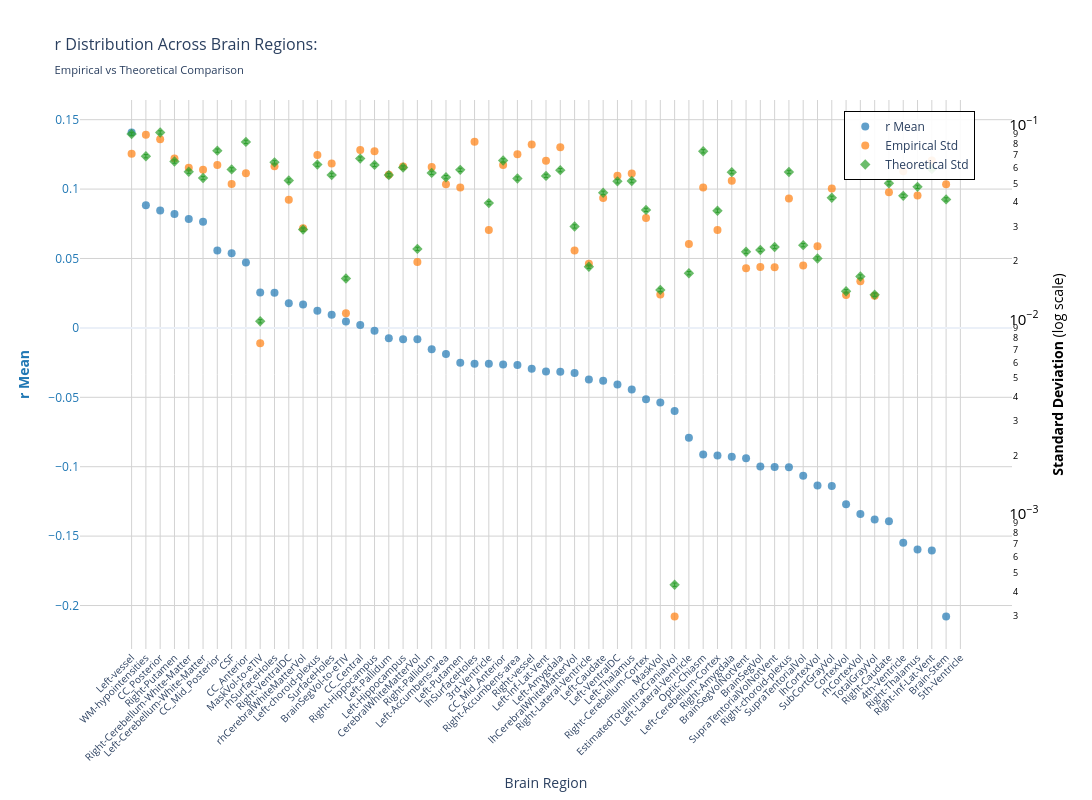
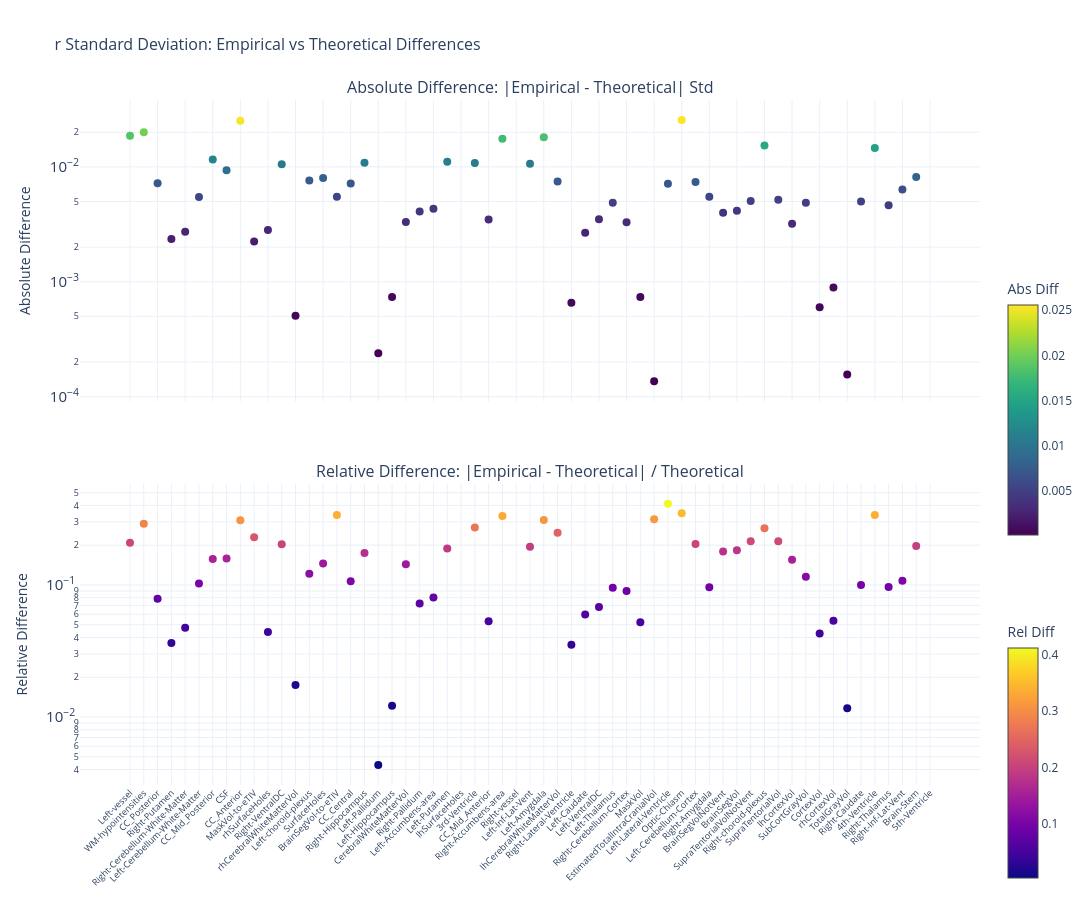

The cell these charts' notebook holds for them, in order:
### Markdown cell above
### F-statistic

### Code cell
nu_nav = df_npvr[(df_npvr["study"] == "longitudinal") & (df_npvr["group"] == "HC-PD")]
data_path = stats_dir / f"partial_correlation_longitudinal_{METRIC}.parquet"
df, stats = get_test_stats(
    data_path,
    stat_functions_F,
    nu_nav,
    hemisphere=False,
    study="longitudinal",
    raw_values=True,
)
show_figure(stats, hemisphere=False, stat_name="r", study="longitudinal", metric=METRIC)

### Figure 1 — Plotly figure (JSON) as saved in the notebook; plotly's stock layout.template omitted (floating-point values rounded to 4 significant figures)
{"data": [{"hovertemplate": "<b>%{x}</b><br>Mean r: %{y:.2f}<br><extra></extra>", "marker": {"color": "#1f77b4", "opacity": 0.7, "size": 8}, "mode": "markers", "name": "r Mean", "type": "scatter", "x": ["Left-vessel", "WM-hypointensities", "CC_Posterior", "Right-Putamen", "Right-Cerebellum-White-Matter", "Left-Cerebellum-White-Matter", "CC_Mid_Posterior", "CSF", "CC_Anterior", "MaskVol-to-eTIV", "rhSurfaceHoles", "Right-VentralDC", "rhCerebralWhiteMatterVol", "Left-choroid-plexus", "SurfaceHoles", "BrainSegVol-to-eTIV", "CC_Central", "Right-Hippocampus", "Left-Pallidum", "Left-Hippocampus", "CerebralWhiteMatterVol", "Right-Pallidum", "Left-Accumbens-area", "Left-Putamen", "lhSurfaceHoles", "3rd-Ventricle", "CC_Mid_Anterior", "Right-Accumbens-area", "Right-vessel", "Left-Inf-Lat-Vent", "Left-Amygdala", "lhCerebralWhiteMatterVol", "Right-Lateral-Ventricle", "Left-Caudate", "Left-VentralDC", "Left-Thalamus", "Right-Cerebellum-Cortex", "MaskVol", "EstimatedTotalIntraCranialVol", "Left-Lateral-Ventricle", "Optic-Chiasm", "Left-Cerebellum-Cortex", "Right-Amygdala", "BrainSegVolNotVent", "BrainSegVol", "SupraTentorialVolNotVent", "Right-choroid-plexus", "SupraTentorialVol", "lhCortexVol", "SubCortGrayVol", "CortexVol", "rhCortexVol", "TotalGrayVol", "Right-Caudate", "4th-Ventricle", "Right-Thalamus", "Right-Inf-Lat-Vent", "Brain-Stem", "5th-Ventricle"], "y": [0.1408, 0.08839, 0.08453, 0.0821, 0.07853, 0.07642, 0.05581, 0.05371, 0.04711, 0.02548, 0.02539, 0.01778, 0.01677, 0.01232, 0.009533, 0.004698, 0.002019, -0.002007, -0.007509, -0.008214, -0.008261, -0.01539, -0.01877, -0.02511, -0.02574, -0.02587, -0.02638, -0.0268, -0.02935, -0.03138, -0.03157, -0.03253, -0.03723, -0.03802, -0.04076, -0.0444, -0.05137, -0.05375, -0.05989, -0.07915, -0.09117, -0.09193, -0.09276, -0.09396, -0.09984, -0.1001, -0.1004, -0.1065, -0.1135, -0.1139, -0.127, -0.1342, -0.138, -0.1393, -0.1548, -0.1596, -0.1604, -0.2079, NaN], "yaxis": "y"}, {"hovertemplate": "<b>%{x}</b><br>Empirical Std: %{y:.3f}<br><extra></extra>", "marker": {"color": "#ff7f0e", "opacity": 0.7, "size": 8, "symbol": "circle"}, "mode": "markers", "name": "Empirical Std", "type": "scatter", "x": ["Left-vessel", "WM-hypointensities", "CC_Posterior", "Right-Putamen", "Right-Cerebellum-White-Matter", "Left-Cerebellum-White-Matter", "CC_Mid_Posterior", "CSF", "CC_Anterior", "MaskVol-to-eTIV", "rhSurfaceHoles", "Right-VentralDC", "rhCerebralWhiteMatterVol", "Left-choroid-plexus", "SurfaceHoles", "BrainSegVol-to-eTIV", "CC_Central", "Right-Hippocampus", "Left-Pallidum", "Left-Hippocampus", "CerebralWhiteMatterVol", "Right-Pallidum", "Left-Accumbens-area", "Left-Putamen", "lhSurfaceHoles", "3rd-Ventricle", "CC_Mid_Anterior", "Right-Accumbens-area", "Right-vessel", "Left-Inf-Lat-Vent", "Left-Amygdala", "lhCerebralWhiteMatterVol", "Right-Lateral-Ventricle", "Left-Caudate", "Left-VentralDC", "Left-Thalamus", "Right-Cerebellum-Cortex", "MaskVol", "EstimatedTotalIntraCranialVol", "Left-Lateral-Ventricle", "Optic-Chiasm", "Left-Cerebellum-Cortex", "Right-Amygdala", "BrainSegVolNotVent", "BrainSegVol", "SupraTentorialVolNotVent", "Right-choroid-plexus", "SupraTentorialVol", "lhCortexVol", "SubCortGrayVol", "CortexVol", "rhCortexVol", "TotalGrayVol", "Right-Caudate", "4th-Ventricle", "Right-Thalamus", "Right-Inf-Lat-Vent", "Brain-Stem", "5th-Ventricle"], "y": [0.071, 0.08899, 0.08418, 0.06709, 0.06016, 0.05875, 0.06208, 0.04966, 0.05646, 0.007534, 0.06133, 0.0412, 0.02944, 0.07004, 0.06326, 0.01075, 0.07419, 0.07312, 0.05539, 0.06105, 0.01973, 0.0607, 0.04949, 0.04761, 0.08176, 0.02882, 0.06212, 0.07056, 0.07913, 0.06527, 0.07661, 0.02258, 0.0193, 0.04206, 0.05473, 0.05628, 0.03324, 0.01344, 0.000297, 0.0244, 0.04757, 0.02882, 0.05164, 0.01829, 0.01859, 0.01852, 0.04185, 0.01891, 0.02375, 0.04704, 0.01334, 0.01572, 0.01323, 0.04505, 0.05776, 0.04337, 0.06563, 0.04952, NaN], "yaxis": "y2"}, {"error_y": {"array": [0.001782, 0.001371, 0.001815, 0.001286, 0.001141, 0.001059, 0.001464, 0.001172, 0.001623, 0.0001943, 0.001275, 0.001028, 0.0005748, 0.001241, 0.001098, 0.0003226, 0.001332, 0.001237, 0.001096, 0.001199, 0.0004577, 0.001125, 0.001069, 0.001166, NaN, 0.0007869, 0.001303, 0.001052, NaN, 0.001086, 0.001162, 0.0005968, 0.0003705, 0.0008889, 0.001018, 0.001021, 0.0007259, 0.0002816, 8.6e-06, 0.0003432, 0.001453, 0.0007193, 0.001135, 0.0004425, 0.0004519, 0.0004683, 0.001137, 0.0004783, 0.0004085, 0.000838, 0.000277, 0.00033, 0.0002661, 0.0009944, 0.0008574, 0.0009538, 0.001177, 0.0008219, NaN], "arrayminus": [0.001746, 0.001343, 0.001779, 0.001261, 0.001119, 0.001038, 0.001435, 0.001149, 0.001591, 0.0001904, 0.001249, 0.001007, 0.0005634, 0.001216, 0.001076, 0.0003162, 0.001306, 0.001212, 0.001074, 0.001175, 0.0004486, 0.001102, 0.001048, 0.001143, NaN, 0.0007713, 0.001278, 0.001031, NaN, 0.001064, 0.001139, 0.000585, 0.0003632, 0.0008713, 0.0009978, 0.001001, 0.0007115, 0.000276, 8.43e-06, 0.0003364, 0.001424, 0.0007051, 0.001113, 0.0004337, 0.0004429, 0.000459, 0.001115, 0.0004688, 0.0004004, 0.0008214, 0.0002715, 0.0003234, 0.0002608, 0.0009747, 0.0008404, 0.0009349, 0.001154, 0.0008056, NaN], "color": "#2ca02c", "thickness": 1, "type": "data", "visible": true, "width": 2}, "hovertemplate": "<b>%{x}</b><br>Theoretical Std: %{y:.3f}<br><extra></extra>", "marker": {"color": "#2ca02c", "opacity": 0.7, "size": 8, "symbol": "diamond"}, "mode": "markers", "name": "Theoretical Std", "type": "scatter", "x": ["Left-vessel", "WM-hypointensities", "CC_Posterior", "Right-Putamen", "Right-Cerebellum-White-Matter", "Left-Cerebellum-White-Matter", "CC_Mid_Posterior", "CSF", "CC_Anterior", "MaskVol-to-eTIV", "rhSurfaceHoles", "Right-VentralDC", "rhCerebralWhiteMatterVol", "Left-choroid-plexus", "SurfaceHoles", "BrainSegVol-to-eTIV", "CC_Central", "Right-Hippocampus", "Left-Pallidum", "Left-Hippocampus", "CerebralWhiteMatterVol", "Right-Pallidum", "Left-Accumbens-area", "Left-Putamen", "lhSurfaceHoles", "3rd-Ventricle", "CC_Mid_Anterior", "Right-Accumbens-area", "Right-vessel", "Left-Inf-Lat-Vent", "Left-Amygdala", "lhCerebralWhiteMatterVol", "Right-Lateral-Ventricle", "Left-Caudate", "Left-VentralDC", "Left-Thalamus", "Right-Cerebellum-Cortex", "MaskVol", "EstimatedTotalIntraCranialVol", "Left-Lateral-Ventricle", "Optic-Chiasm", "Left-Cerebellum-Cortex", "Right-Amygdala", "BrainSegVolNotVent", "BrainSegVol", "SupraTentorialVolNotVent", "Right-choroid-plexus", "SupraTentorialVol", "lhCortexVol", "SubCortGrayVol", "CortexVol", "rhCortexVol", "TotalGrayVol", "Right-Caudate", "4th-Ventricle", "Right-Thalamus", "Right-Inf-Lat-Vent", "Brain-Stem", "5th-Ventricle"], "y": [0.08967, 0.06898, 0.09137, 0.06473, 0.05743, 0.05329, 0.07367, 0.059, 0.0817, 0.009778, 0.06414, 0.05171, 0.02893, 0.06245, 0.05525, 0.01624, 0.06705, 0.06224, 0.05515, 0.06032, 0.02304, 0.05661, 0.05382, 0.05867, NaN, 0.0396, 0.0656, 0.05295, NaN, 0.05465, 0.05849, 0.03004, 0.01865, 0.04474, 0.05124, 0.0514, 0.03653, 0.01417, 0.0004328, 0.01727, 0.07312, 0.0362, 0.05713, 0.02227, 0.02274, 0.02357, 0.05723, 0.02407, 0.02056, 0.04218, 0.01394, 0.01661, 0.01339, 0.05005, 0.04315, 0.048, 0.05926, 0.04137, NaN], "yaxis": "y2"}], "layout": {"height": 800, "hovermode": "x", "legend": {"bgcolor": "rgba(255, 255, 255, 0.9)", "bordercolor": "black", "borderwidth": 1, "font": {"size": 12}, "orientation": "v", "x": 0.82, "y": 0.98}, "title": {"font": {"size": 16}, "text": "r Distribution Across Brain Regions:<br><sub>Empirical vs Theoretical Comparison</sub>"}, "width": 1400, "xaxis": {"gridcolor": "lightgray", "showgrid": true, "tickangle": -45, "tickfont": {"size": 10}, "title": {"text": "Brain Region"}}, "yaxis": {"gridcolor": "lightgray", "showgrid": true, "side": "left", "tickfont": {"color": "#1f77b4"}, "title": {"font": {"color": "#1f77b4"}, "text": "<b>r Mean</b>"}}, "yaxis2": {"exponentformat": "power", "overlaying": "y", "showgrid": false, "side": "right", "tickfont": {"color": "black"}, "title": {"font": {"color": "black"}, "text": "<b>Standard Deviation</b> (log scale)"}, "type": "log"}}}

### Figure 2 — Plotly figure (JSON) as saved in the notebook; plotly's stock layout.template omitted (floating-point values rounded to 4 significant figures)
{"data": [{"hovertemplate": "<b>%{x}</b><br>Abs Diff: %{y:.4f}<br><extra></extra>", "marker": {"color": [0.01867, 0.02001, 0.007187, 0.002354, 0.002725, 0.005467, 0.01159, 0.009344, 0.02524, 0.002244, 0.002818, 0.01052, 0.000505, 0.007594, 0.008016, 0.00549, 0.007148, 0.01088, 0.0002391, 0.0007348, 0.003305, 0.00409, 0.004329, 0.01106, NaN, 0.01079, 0.003484, 0.0176, NaN, 0.01062, 0.01812, 0.007461, 0.0006577, 0.002675, 0.003494, 0.004884, 0.00329, 0.0007384, 0.0001359, 0.007124, 0.02555, 0.00738, 0.005486, 0.00398, 0.004157, 0.005045, 0.01539, 0.005167, 0.003192, 0.004864, 0.0005987, 0.0008906, 0.000156, 0.004992, 0.01461, 0.004635, 0.006366, 0.008156, NaN], "colorbar": {"len": 0.4, "title": {"text": "Abs Diff"}, "y": 0.75, "yanchor": "top"}, "colorscale": [[0, "#440154"], [0.1111, "#482878"], [0.2222, "#3e4989"], [0.3333, "#31688e"], [0.4444, "#26828e"], [0.5556, "#1f9e89"], [0.6667, "#35b779"], [0.7778, "#6ece58"], [0.8889, "#b5de2b"], [1, "#fde725"]], "showscale": true, "size": 8}, "mode": "markers", "name": "Absolute", "type": "scatter", "x": ["Left-vessel", "WM-hypointensities", "CC_Posterior", "Right-Putamen", "Right-Cerebellum-White-Matter", "Left-Cerebellum-White-Matter", "CC_Mid_Posterior", "CSF", "CC_Anterior", "MaskVol-to-eTIV", "rhSurfaceHoles", "Right-VentralDC", "rhCerebralWhiteMatterVol", "Left-choroid-plexus", "SurfaceHoles", "BrainSegVol-to-eTIV", "CC_Central", "Right-Hippocampus", "Left-Pallidum", "Left-Hippocampus", "CerebralWhiteMatterVol", "Right-Pallidum", "Left-Accumbens-area", "Left-Putamen", "lhSurfaceHoles", "3rd-Ventricle", "CC_Mid_Anterior", "Right-Accumbens-area", "Right-vessel", "Left-Inf-Lat-Vent", "Left-Amygdala", "lhCerebralWhiteMatterVol", "Right-Lateral-Ventricle", "Left-Caudate", "Left-VentralDC", "Left-Thalamus", "Right-Cerebellum-Cortex", "MaskVol", "EstimatedTotalIntraCranialVol", "Left-Lateral-Ventricle", "Optic-Chiasm", "Left-Cerebellum-Cortex", "Right-Amygdala", "BrainSegVolNotVent", "BrainSegVol", "SupraTentorialVolNotVent", "Right-choroid-plexus", "SupraTentorialVol", "lhCortexVol", "SubCortGrayVol", "CortexVol", "rhCortexVol", "TotalGrayVol", "Right-Caudate", "4th-Ventricle", "Right-Thalamus", "Right-Inf-Lat-Vent", "Brain-Stem", "5th-Ventricle"], "xaxis": "x", "y": [0.01867, 0.02001, 0.007187, 0.002354, 0.002725, 0.005467, 0.01159, 0.009344, 0.02524, 0.002244, 0.002818, 0.01052, 0.000505, 0.007594, 0.008016, 0.00549, 0.007148, 0.01088, 0.0002391, 0.0007348, 0.003305, 0.00409, 0.004329, 0.01106, NaN, 0.01079, 0.003484, 0.0176, NaN, 0.01062, 0.01812, 0.007461, 0.0006577, 0.002675, 0.003494, 0.004884, 0.00329, 0.0007384, 0.0001359, 0.007124, 0.02555, 0.00738, 0.005486, 0.00398, 0.004157, 0.005045, 0.01539, 0.005167, 0.003192, 0.004864, 0.0005987, 0.0008906, 0.000156, 0.004992, 0.01461, 0.004635, 0.006366, 0.008156, NaN], "yaxis": "y"}, {"hovertemplate": "<b>%{x}</b><br>Rel Diff: %{y:.2%}<br><extra></extra>", "marker": {"color": [0.2082, 0.2901, 0.07866, 0.03637, 0.04744, 0.1026, 0.1573, 0.1584, 0.309, 0.2295, 0.04393, 0.2034, 0.01746, 0.1216, 0.1451, 0.3381, 0.1066, 0.1749, 0.004335, 0.01218, 0.1435, 0.07225, 0.08044, 0.1885, NaN, 0.2724, 0.0531, 0.3325, NaN, 0.1944, 0.3098, 0.2484, 0.03527, 0.05979, 0.0682, 0.09501, 0.09007, 0.0521, 0.3139, 0.4124, 0.3494, 0.2039, 0.09604, 0.1787, 0.1828, 0.2141, 0.2688, 0.2146, 0.1553, 0.1153, 0.04294, 0.05362, 0.01165, 0.09974, 0.3385, 0.09656, 0.1074, 0.1972, NaN], "colorbar": {"len": 0.4, "title": {"text": "Rel Diff"}, "y": 0.25, "yanchor": "top"}, "colorscale": [[0, "#0d0887"], [0.1111, "#46039f"], [0.2222, "#7201a8"], [0.3333, "#9c179e"], [0.4444, "#bd3786"], [0.5556, "#d8576b"], [0.6667, "#ed7953"], [0.7778, "#fb9f3a"], [0.8889, "#fdca26"], [1, "#f0f921"]], "showscale": true, "size": 8}, "mode": "markers", "name": "Relative", "type": "scatter", "x": ["Left-vessel", "WM-hypointensities", "CC_Posterior", "Right-Putamen", "Right-Cerebellum-White-Matter", "Left-Cerebellum-White-Matter", "CC_Mid_Posterior", "CSF", "CC_Anterior", "MaskVol-to-eTIV", "rhSurfaceHoles", "Right-VentralDC", "rhCerebralWhiteMatterVol", "Left-choroid-plexus", "SurfaceHoles", "BrainSegVol-to-eTIV", "CC_Central", "Right-Hippocampus", "Left-Pallidum", "Left-Hippocampus", "CerebralWhiteMatterVol", "Right-Pallidum", "Left-Accumbens-area", "Left-Putamen", "lhSurfaceHoles", "3rd-Ventricle", "CC_Mid_Anterior", "Right-Accumbens-area", "Right-vessel", "Left-Inf-Lat-Vent", "Left-Amygdala", "lhCerebralWhiteMatterVol", "Right-Lateral-Ventricle", "Left-Caudate", "Left-VentralDC", "Left-Thalamus", "Right-Cerebellum-Cortex", "MaskVol", "EstimatedTotalIntraCranialVol", "Left-Lateral-Ventricle", "Optic-Chiasm", "Left-Cerebellum-Cortex", "Right-Amygdala", "BrainSegVolNotVent", "BrainSegVol", "SupraTentorialVolNotVent", "Right-choroid-plexus", "SupraTentorialVol", "lhCortexVol", "SubCortGrayVol", "CortexVol", "rhCortexVol", "TotalGrayVol", "Right-Caudate", "4th-Ventricle", "Right-Thalamus", "Right-Inf-Lat-Vent", "Brain-Stem", "5th-Ventricle"], "xaxis": "x2", "y": [0.2082, 0.2901, 0.07866, 0.03637, 0.04744, 0.1026, 0.1573, 0.1584, 0.309, 0.2295, 0.04393, 0.2034, 0.01746, 0.1216, 0.1451, 0.3381, 0.1066, 0.1749, 0.004335, 0.01218, 0.1435, 0.07225, 0.08044, 0.1885, NaN, 0.2724, 0.0531, 0.3325, NaN, 0.1944, 0.3098, 0.2484, 0.03527, 0.05979, 0.0682, 0.09501, 0.09007, 0.0521, 0.3139, 0.4124, 0.3494, 0.2039, 0.09604, 0.1787, 0.1828, 0.2141, 0.2688, 0.2146, 0.1553, 0.1153, 0.04294, 0.05362, 0.01165, 0.09974, 0.3385, 0.09656, 0.1074, 0.1972, NaN], "yaxis": "y2"}], "layout": {"annotations": [{"font": {"size": 16}, "showarrow": false, "text": "Absolute Difference: |Empirical - Theoretical| Std", "x": 0.5, "xanchor": "center", "xref": "paper", "y": 1, "yanchor": "bottom", "yref": "paper"}, {"font": {"size": 16}, "showarrow": false, "text": "Relative Difference: |Empirical - Theoretical| / Theoretical", "x": 0.5, "xanchor": "center", "xref": "paper", "y": 0.44, "yanchor": "bottom", "yref": "paper"}], "height": 900, "hovermode": "x unified", "showlegend": false, "title": {"font": {"size": 16}, "text": "r Standard Deviation: Empirical vs Theoretical Differences"}, "width": 1400, "xaxis": {"anchor": "y", "domain": [0, 1], "showticklabels": false}, "xaxis2": {"anchor": "y2", "domain": [0, 1], "tickangle": -45, "tickfont": {"size": 9}}, "yaxis": {"anchor": "x", "domain": [0.56, 1], "exponentformat": "power", "title": {"text": "Absolute Difference"}, "type": "log"}, "yaxis2": {"anchor": "x2", "domain": [0, 0.44], "exponentformat": "power", "title": {"text": "Relative Difference"}, "type": "log"}}}
